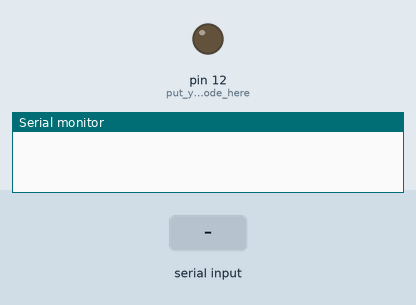
Recording of a sketch running on a simulated Arduino Uno, built with avr-gcc and run on an emulated ATmega328P. Parts: output pins drawn as LEDs (lit = HIGH), the last lines printed to the serial monitor. Inputs (shaded band) come from the test bench.

Above: at 1.2 s.
1.3 s: "a" received over Serial
At 2.0 s:
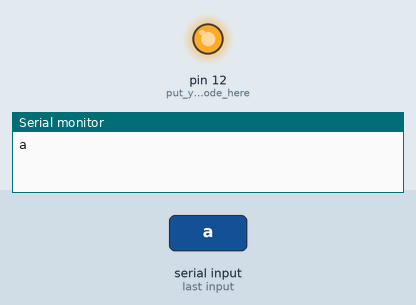
2.8 s: "d" received over Serial
At 3.7 s:
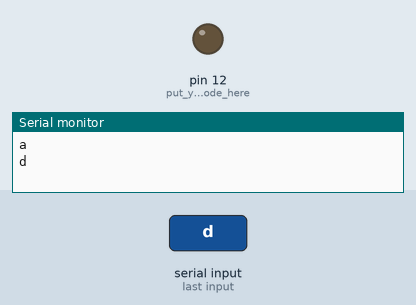
Timing chart, 0 to 5.8 s (numbered marks = the images above; inputs shaded):
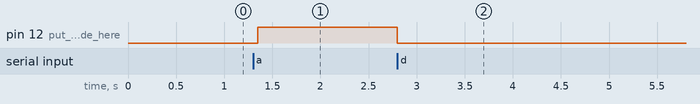

The sketch:

sketch_nov23d.ino
```cpp
void setup() {
Serial.begin(9600);
 pinMode(12, OUTPUT); // put your setup code here, to run once:
 }

void loop() {
  // put your main code here, to run repeatedly:
 if(Serial.available()>0)
   {
      char data= Serial.read(); // reading the data received from the bluetooth module
      switch(data)
      {
        case 'a': digitalWrite(12, HIGH);break; // when a is pressed on the app on your smart phone
        case 'd': digitalWrite(12, LOW);break; // when d is pressed on the app on your smart phone
        default : break;
      }
      Serial.println(data);
   }
   delay(50);
}
```

Measured:
- after the input at 1.3 s, pin 12 (put_your_setup_code_here): LOW → HIGH after 0.05 s
- after the input at 2.8 s, pin 12 (put_your_setup_code_here): HIGH → LOW at once
